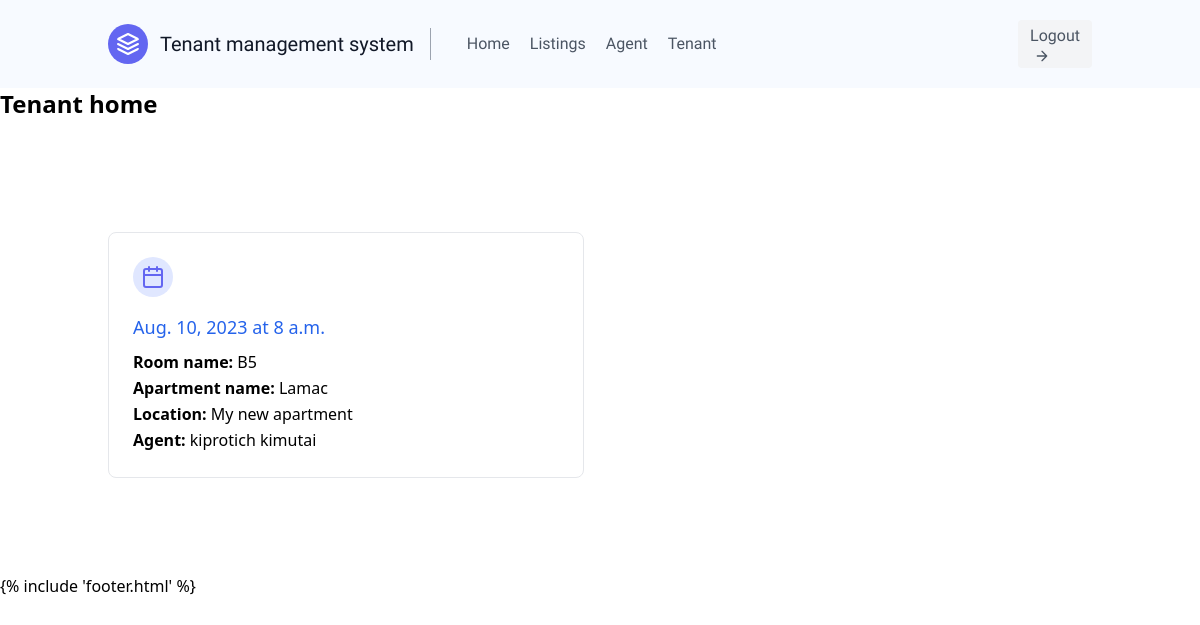
Page /tenant_home/ (signed in) on the earlier database version.
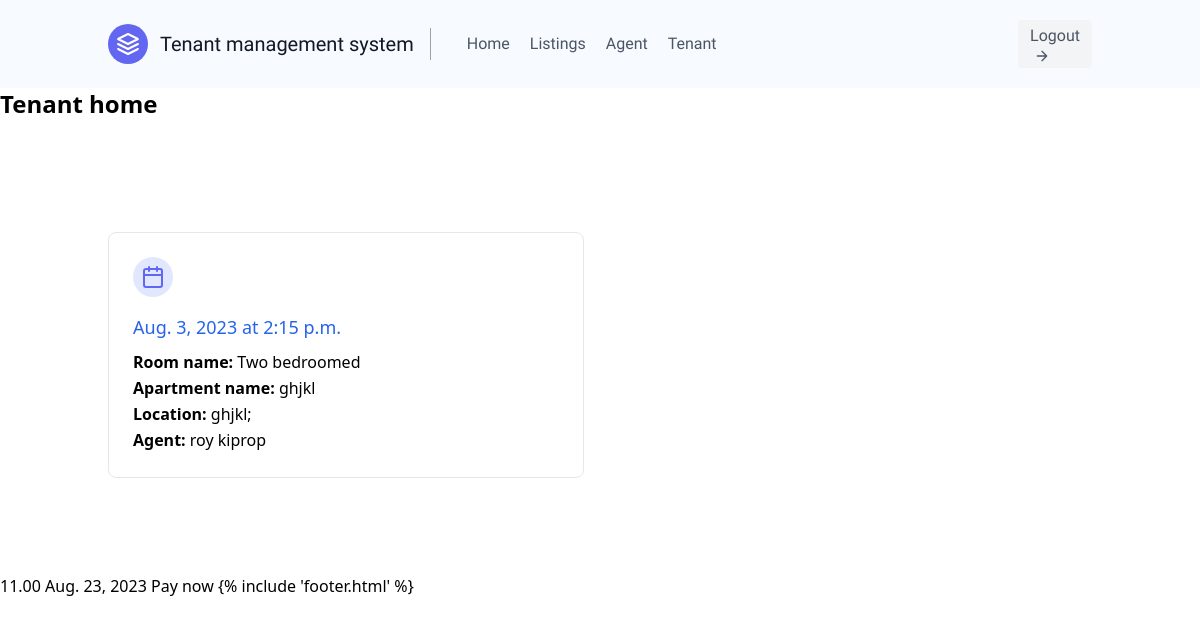
Same page on the later database version.
### users/models.py (models this page shows, shortened)
class Booking(models.Model):
    available_time = models.ForeignKey(AvailableTime, on_delete=models.CASCADE, null=True)
    tenant = models.ForeignKey(Tenant, on_delete=models.CASCADE)
    def __str__(self):
        return f"{self.available_time.agent.first_name} {self.available_time.agent.last_name} {self.available_time.room.name} {self.tenant.first_name} {self.tenant.last_name}"

class AvailableTime(models.Model):
    agent = models.ForeignKey(Agent, on_delete=models.CASCADE)
    room = models.ForeignKey(Room, on_delete=models.CASCADE)
    date = models.DateField()
    time = models.TimeField()

class Room(models.Model):
    name = models.CharField(max_length=50)
    apartment = models.ForeignKey(Property, on_delete=models.CASCADE)
    price = models.PositiveBigIntegerField(default=0)
    tenant = models.ForeignKey(Tenant, on_delete=models.SET_NULL, null=True)

class Property(models.Model):
    name = models.CharField(max_length=50)
    location = models.CharField(max_length=50)
    image = models.ImageField(default='default.jpg', blank=True, null=True, upload_to='apartments')
    price = models.DecimalField(max_digits=10, decimal_places=2)
    description = models.TextField()
    agent = models.ForeignKey(Agent, on_delete=models.CASCADE)

class Agent(models.Model):
    user = models.OneToOneField(User, on_delete=models.CASCADE, primary_key=True)
    first_name = models.CharField(max_length=50)
    last_name = models.CharField(max_length=50)
    id_number = models.CharField(max_length=50)
    created_at = models.DateTimeField(auto_now_add=True)
    def __str__(self):
        return self.first_name + " " + self.last_name

### payments/models.py (models this page shows, shortened)
class TimestampModel(models.Model):
    created_at = models.DateTimeField(auto_now_add=True)
    updated_at = models.DateTimeField(auto_now=True)
    class Meta:
        abstract = True
        ordering = ['-updated_at', ]

class Bill(TimestampModel):
    tenant = models.ForeignKey('users.Tenant', on_delete=models.CASCADE)
    room = models.ForeignKey('users.Room', on_delete=models.CASCADE)
    invoice_no = models.UUIDField(default=uuid4, unique=True)
    extra_amount = models.DecimalField(max_digits=10, decimal_places=2)
    is_paid = models.BooleanField(null=True)
    due_date = models.DateField()
    @property
    def amount(self):
        return self.extra_amount + self.room.price

### users/views.py (the view)
# urls.py: path('tenant_home/',views.tenant_home,name="tenant_home"),
@login_required
@tenant_required
def tenant_home(request):
    properties = Property.objects.all()
    bookings = Booking.objects.filter(tenant=request.user.tenant)
    occupation = Occupation.objects.filter(tenant=request.user.tenant)
    bills = Bill.objects.filter(tenant=request.user.tenant)
    print(bookings)
    print(occupation)
    context = {
        'properties':properties,
        'bookings':bookings,
        'bills':bills,
    }
    return render(request,'users/tenant_home.html',context)

### users/models.py (called while the page is built)
    def __str__(self):
        return self.tenant.first_name + self.room.name

### users/templates/users/tenant_home.html (shortened to what this page needs)
{% extends 'main.html' %} {% block content %}
<h1 class="text-2xl font-bold mb-4">Tenant home</h1>
<div class="container px-5 py-24 mx-auto">
  <div class="flex flex-wrap -m-4">
    {% for booking in bookings %}
    <div class="xl:w-1/3 md:w-1/2 p-4">
      <div class="border border-gray-200 p-6 rounded-lg">
        <div
          class="w-10 h-10 inline-flex items-center justify-center rounded-full bg-indigo-100 text-indigo-500 mb-4"
        >
        </div>
        <h2 class="text-lg font-medium title-font mb-2 text-blue-600">
          {{ booking.available_time.date }} at {{ booking.available_time.time }}
        </h2>
        <p class="leading-relaxed text-base">
          <span class="font-bold"> Room name: </span>
          {{ booking.available_time.room.name}}
        </p>
        <p class="leading-relaxed text-base">
          <span class="font-bold"> Apartment name: </span>
          {{ booking.available_time.room.apartment.name }}
        </p>
        <p class="leading-relaxed text-base">
          <span class="font-bold"> Location: </span>
          {{ booking.available_time.room.apartment.location }}
        </p>
        <p class="leading-relaxed text-base">
          <span class="font-bold"> Agent: </span>
          {{ booking.available_time.room.apartment.agent }}
        </p>
      </div>
    </div>
    {% endfor %}
  </div>
</div>
{% for bill in bills %} {{bill.amount}} {{bill.due_date}}
<a href="{% url 'stk-push' bill.pk %}">Pay now</a>
{% endfor %} {% endblock %}

Differences in the rows shown:
removed Booking: available_time "Aug. 10, 2023", available_time.time "8 a.m.", available_time.room.name "B5", available_time.room.apartment.name "Lamac", available_time.room.apartment.location "My new apartment", available_time.room.apartment.agent "kiprotich kimutai"
added Booking: available_time "Aug. 3, 2023", available_time.time "2:15 p.m.", available_time.room.name "Two bedroomed", available_time.room.apartment.name "ghjkl", available_time.room.apartment.location "ghjkl;", available_time.room.apartment.agent "roy kiprop"
added Bill: amount "11.00", due_date "Aug. 23, 2023"
